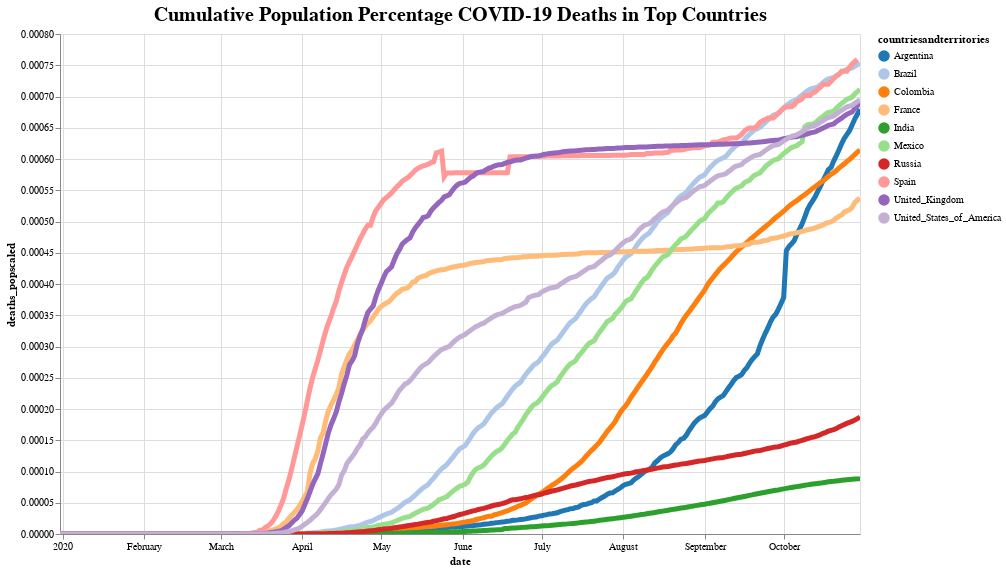

Write notebook code for a chart like this one.
### Code cell
highlight = alt.selection(type='single', on='mouseover',
                         fields=['countriesandterritories'], nearest=True)

base = alt.Chart(geo_cumulative).encode(
    x='date:T',
    y='deaths_popscaled:Q',
    color = alt.Color('countriesandterritories:N',
        scale=alt.Scale(scheme='category20')
))

points = base.mark_circle().encode(
    opacity=alt.value(0)
).add_selection(
    highlight
).properties(
    width=600
).properties(
    width = 800,
    height = 500,
    title = "Cumulative Population Percentage COVID-19 Deaths in Top Countries"
).interactive()

lines = base.mark_line().encode(
    size=alt.condition(~highlight, alt.value(3), alt.value(5))
)

(points + lines).configure_title(
    fontSize=20,
    font='Courier',
    color='black'
).display(renderer = 'svg')

### Figure 1 — Vega-Lite specification as saved in the notebook (floating-point values rounded to 4 significant figures; data arrays with more than 128 entries replaced by an {"elided": "..."} marker saying what was removed)
{"config": {"view": {"continuousWidth": 400, "continuousHeight": 300}, "title": {"color": "black", "font": "Courier", "fontSize": 20}}, "layer": [{"mark": "circle", "encoding": {"color": {"type": "nominal", "field": "countriesandterritories", "scale": {"scheme": "category20"}}, "opacity": {"value": 0}, "x": {"type": "temporal", "field": "date"}, "y": {"type": "quantitative", "field": "deaths_popscaled"}}, "height": 500, "selection": {"selector022": {"type": "single", "on": "mouseover", "fields": ["countriesandterritories"], "nearest": true}, "selector023": {"type": "interval", "bind": "scales", "encodings": ["x", "y"]}}, "title": "Cumulative Population Percentage COVID-19 Deaths in Top Countries", "width": 800}, {"mark": "line", "encoding": {"color": {"type": "nominal", "field": "countriesandterritories", "scale": {"scheme": "category20"}}, "size": {"condition": {"value": 3, "selection": {"not": "selector022"}}, "value": 5}, "x": {"type": "temporal", "field": "date"}, "y": {"type": "quantitative", "field": "deaths_popscaled"}}}], "data": {"name": "data-3506c094c2f83c77729ff7c0ce15a691"}, "$schema": "https://vega.github.io/schema/vega-lite/v4.0.2.json", "datasets": {"data-3506c094c2f83c77729ff7c0ce15a691": {"elided": "2902 records"}}}
